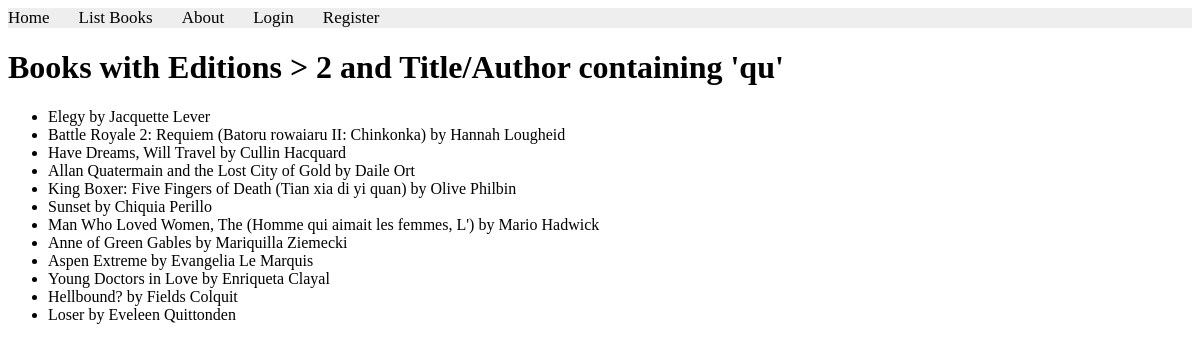
/books/lab8/task2, run on the app's committed database.
### apps/bookmodule/models.py (models this page shows)
class Book(models.Model):
     title = models.CharField(max_length = 50)
     author = models.CharField(max_length = 50)
     price = models.FloatField(default = 0.0)
     edition = models.SmallIntegerField(default = 1)

### apps/bookmodule/views.py (the view)
# urls.py: path('lab8/task2', views.task2_view, name='task2'),
def task2_view(request):
    books = Book.objects.filter(Q(edition__gt=2) & (Q(title__icontains='qu') | Q(author__icontains='qu')))
    return render(request, 'bookmodule/task2.html', {'books': books})

### apps/templates/bookmodule/task2.html
{% extends "layouts/base.html" %}
{% load static %}
{% block content %}
<h1>Books with Editions > 2 and Title/Author containing 'qu'</h1>
{% if books %}
<ul>
    {% for book in books %}
        <li>{{ book.title }} by {{ book.author }}</li>
    {% endfor %}
</ul>
{% else %}
    <p>No books found with Editions > 2 and Title/Author containing 'qu'.</p>
{% endif %}
{% endblock content %}

### data on the page
Book: title "Elegy", author "Jacquette Lever"
Book: title "Battle Royale 2: Requiem (Batoru rowaiaru II: Chinkonka)", author "Hannah Lougheid"
Book: title "Have Dreams, Will Travel", author "Cullin Hacquard"
Book: title "Allan Quatermain and the Lost City of Gold", author "Daile Ort"
Book: title "King Boxer: Five Fingers of Death (Tian xia di yi quan)", author "Olive Philbin"
Book: title "Sunset", author "Chiquia Perillo"
Book: title "Man Who Loved Women, The (Homme qui aimait les femmes, L')", author "Mario Hadwick"
Book: title "Anne of Green Gables", author "Mariquilla Ziemecki"
Book: title "Aspen Extreme", author "Evangelia Le Marquis"
Book: title "Young Doctors in Love", author "Enriqueta Clayal"
Book: title "Hellbound?", author "Fields Colquit"
Book: title "Loser", author "Eveleen Quittonden"
